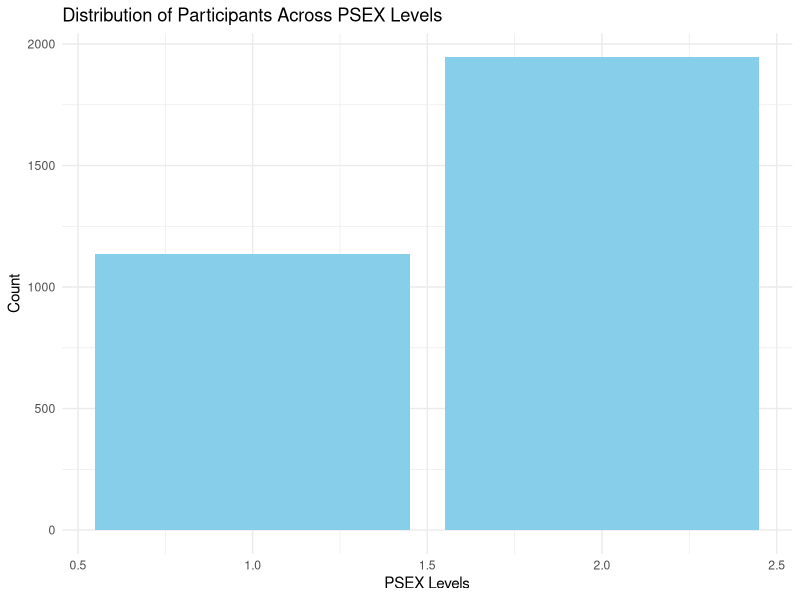
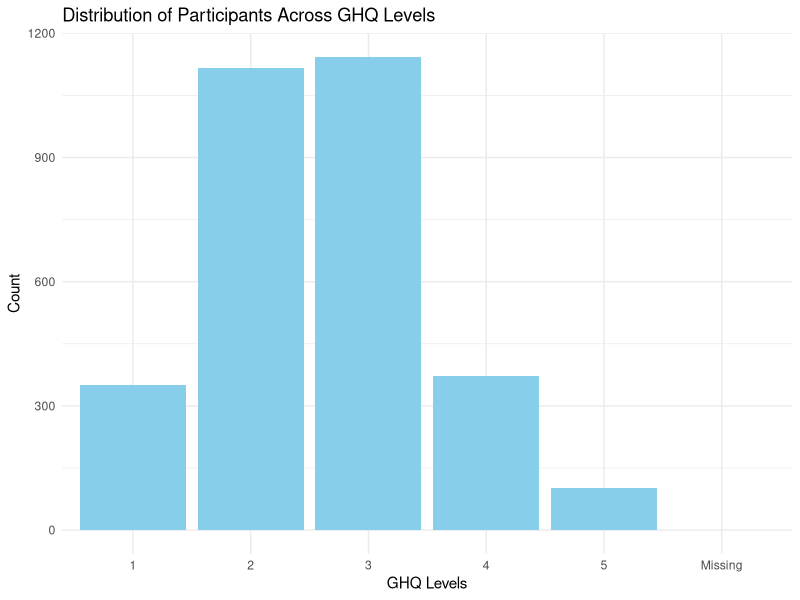
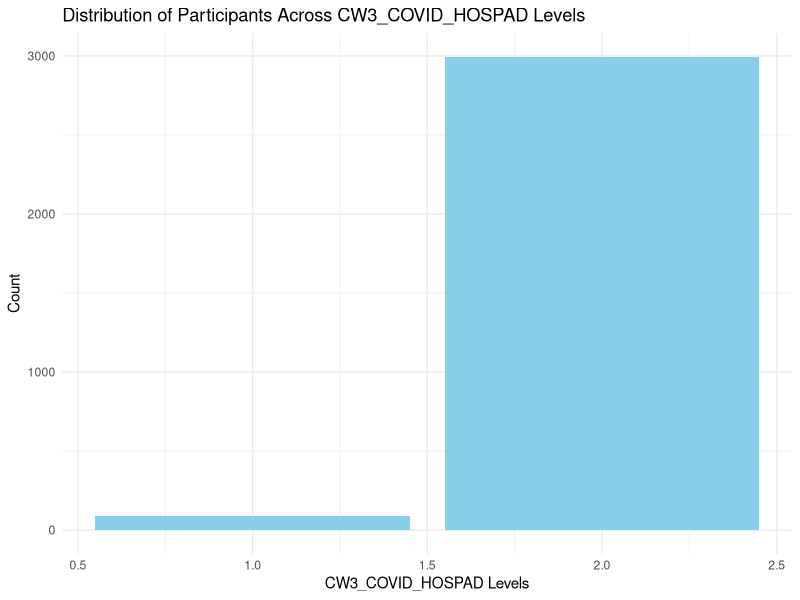
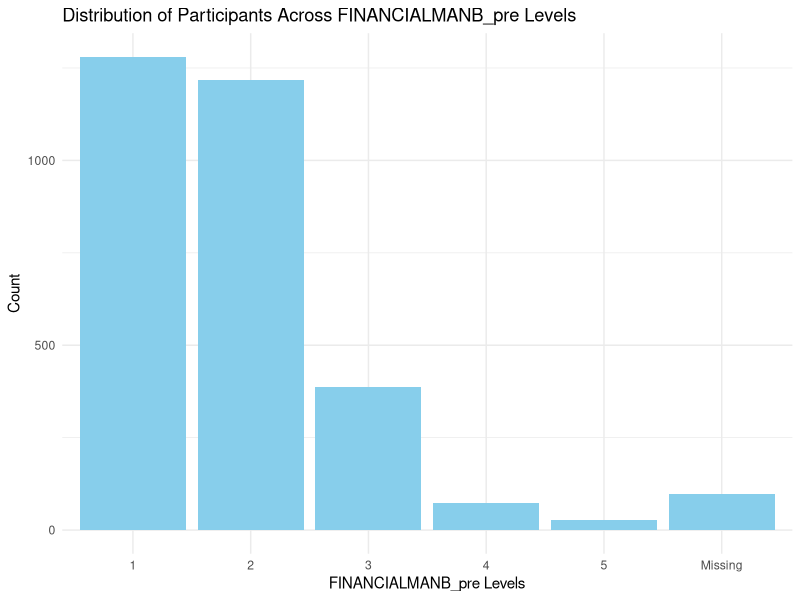
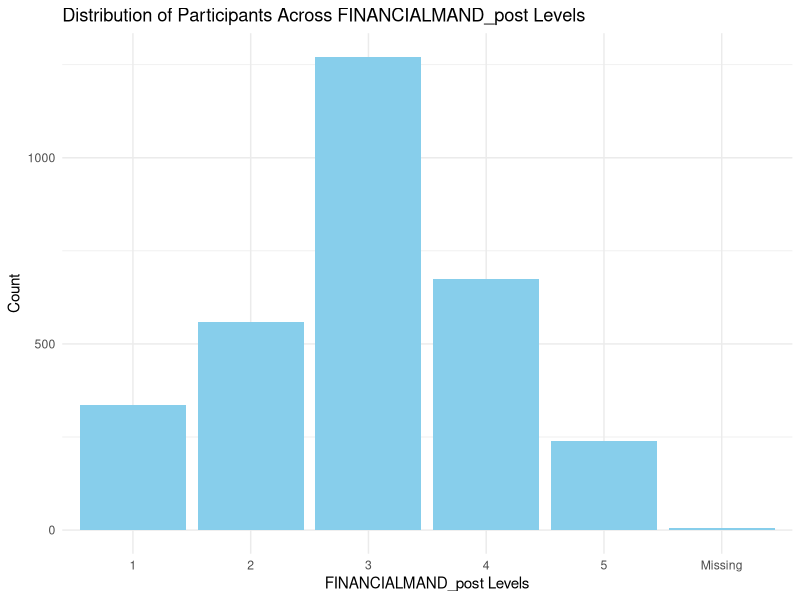
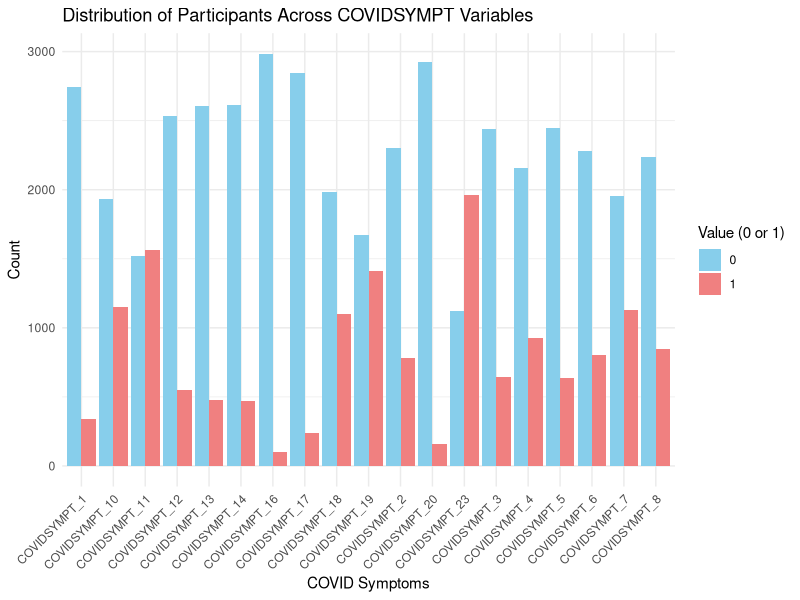

Write R code to recreate these figures, in order.
## ---- chunk 1
library(openxlsx)
library(dplyr)
library(ggplot2)
library(tidyr)
## ---- chunk 2
df <- read.xlsx("final_merged_generalised_dataset.xlsx")
head(df)
dim(df)
## ---- chunk 3
table(df$PSEX)

ggplot(df, aes(x = PSEX)) +
  geom_bar(fill = "skyblue") +  
  labs(title = "Distribution of Participants Across PSEX Levels",
       x = "PSEX Levels",
       y = "Count") +
  theme_minimal() 
## ---- chunk 4
df$GHQ <- factor(df$GHQ, levels = c(levels(factor(df$GHQ)), "Missing"))

df$GHQ[is.na(df$GHQ)] <- "Missing"

ggplot(df, aes(x = GHQ)) +
  geom_bar(fill = "skyblue") +  
  labs(title = "Distribution of Participants Across GHQ Levels",
       x = "GHQ Levels",
       y = "Count") +
  theme_minimal() 
## ---- chunk 5
ggplot(df, aes(x = CW3_COVID_HOSPAD)) +
  geom_bar(fill = "skyblue") +  
  labs(title = "Distribution of Participants Across CW3_COVID_HOSPAD Levels",
       x = "CW3_COVID_HOSPAD Levels",
       y = "Count") +
  theme_minimal() 
## ---- chunk 6
df$FINANCIALMANB_pre <- factor(df$FINANCIALMANB_pre, levels = c(levels(factor(df$FINANCIALMANB_pre)), "Missing"))

df$FINANCIALMANB_pre[is.na(df$FINANCIALMANB_pre)] <- "Missing"

ggplot(df, aes(x = FINANCIALMANB_pre)) +
  geom_bar(fill = "skyblue") + 
  labs(title = "Distribution of Participants Across FINANCIALMANB_pre Levels",
       x = "FINANCIALMANB_pre Levels",
       y = "Count") +
  theme_minimal()
## ---- chunk 7
df$FINANCIALMAND_post <- factor(df$FINANCIALMAND_post, levels = c(levels(factor(df$FINANCIALMAND_post)), "Missing"))

df$FINANCIALMAND_post[is.na(df$FINANCIALMAND_post)] <- "Missing"

ggplot(df, aes(x = FINANCIALMAND_post)) +
  geom_bar(fill = "skyblue") + 
  labs(title = "Distribution of Participants Across FINANCIALMAND_post Levels",
       x = "FINANCIALMAND_post Levels",
       y = "Count") +
  theme_minimal()
## ---- chunk 8
covid_sympt_vars <- df %>% select(contains("COVIDSYMPT"))

covid_sympt_long <- covid_sympt_vars %>%
  pivot_longer(cols = everything(), names_to = "variable", values_to = "value")

ggplot(covid_sympt_long, aes(x = variable, fill = factor(value))) +
  geom_bar(position = "dodge") +
  labs(title = "Distribution of Participants Across COVIDSYMPT Variables",
       x = "COVID Symptoms",
       y = "Count",
       fill = "Value (0 or 1)") +
  theme_minimal() +
  scale_fill_manual(values = c("0" = "skyblue", "1" = "lightcoral")) +  
  theme(axis.text.x = element_text(angle = 45, hjust = 1))
